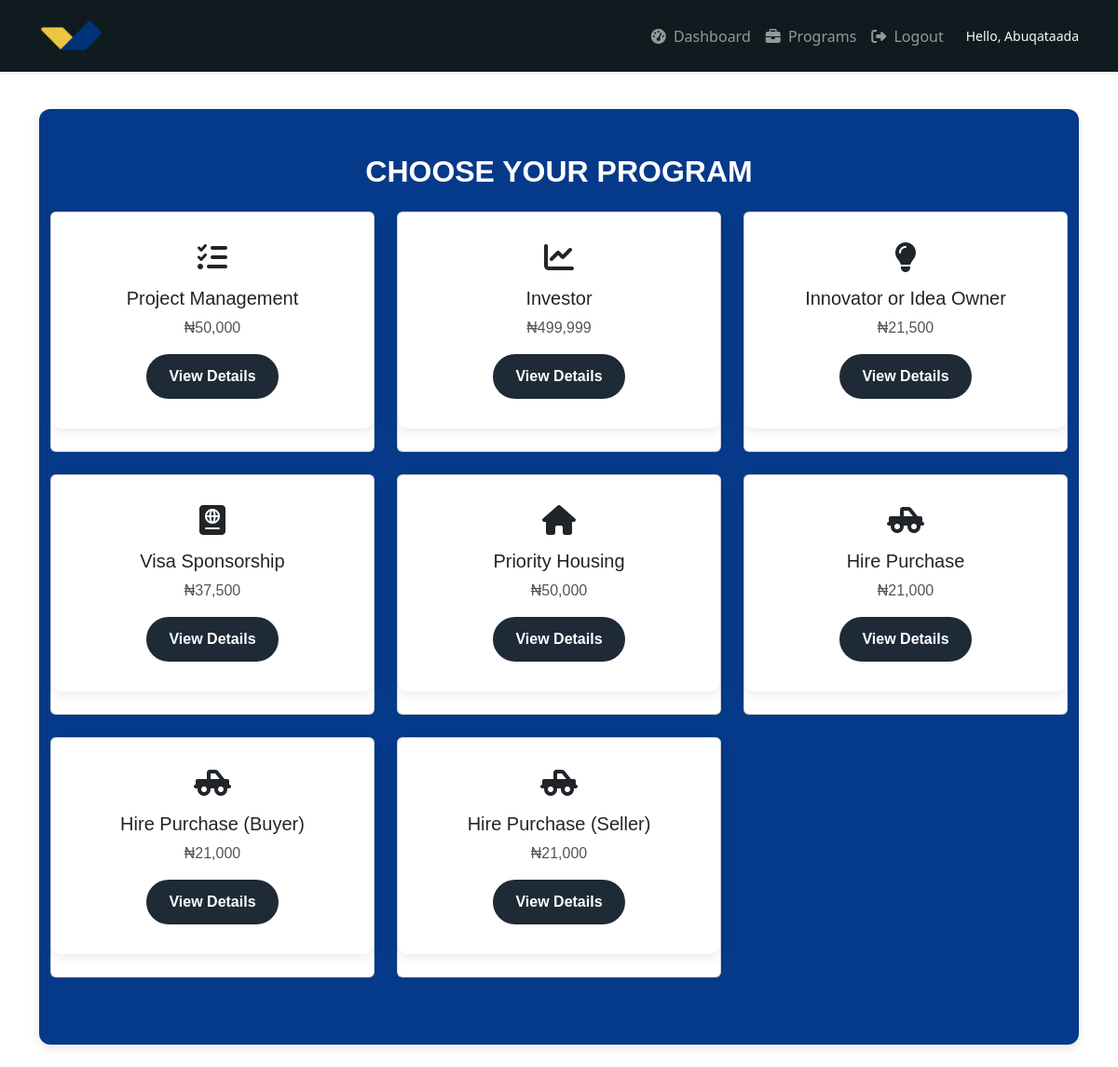
The app's page /choose-program (signed in) with its own data.
### app.py (models this page shows, shortened)
class User(db.Model, UserMixin):
    id = db.Column(db.Integer, primary_key=True)
    username = db.Column(db.String(150), nullable=False)
    first_name = db.Column(db.String(150), nullable=False)
    last_name = db.Column(db.String(150), nullable=False)
    town = db.Column(db.String(150), nullable=True)
    country = db.Column(db.String(150), nullable=True)
    phone = db.Column(db.String(150), nullable=True)
    email = db.Column(db.String(150), unique=True, nullable=False)
    password_hash = db.Column(db.String(200), nullable=False)
    is_admin = db.Column(db.Boolean, default=False)
    subscriptions = db.relationship('Subscription', backref='user', lazy=True)
    profile_picture = db.Column(db.String(200), nullable=True)

class Program(db.Model):
    id = db.Column(db.Integer, primary_key=True)
    name = db.Column(db.String(100), nullable=False)
    slug = db.Column(db.String(100), unique=True, nullable=False)
    price = db.Column(db.Float, nullable=False)
    icon = db.Column(db.String(50))
    subscriptions = db.relationship('Subscription', backref='program', lazy=True)

### app.py (the view)
@app.route('/choose-program')
@login_required
def choose_program():
    programs = Program.query.all()
    return render_template('choose_program.html', programs=programs)

### app.py (called while the page is built)
@login_manager.user_loader
def load_user(user_id):
    return User.query.get(int(user_id))

### templates/choose_program.html
{% extends "dashboard_base.html" %}
{% block content %}
<div class="container py-5">
  <h3 class="mb-4 ch-header">CHOOSE YOUR PROGRAM</h3>
  <div class="row">
    {% for program in programs %}
    <div class="col-md-4 mb-4">
      <div class="card h-100 text-center">
        <div class="card-body">
          <i class="{{ program.icon }} fa-2x mb-3"></i>
          <h5 class="card-title">{{ program.name }}</h5>
          <p>₦{{ "{:,.0f}".format(program.price) }}</p>
          <a href="{{ url_for('program_detail', slug=program.slug) }}" class="btn btn-primary">View Details</a>
        </div>
      </div>
    </div>
    {% endfor %}
  </div>
</div>
{% endblock %}

### templates/dashboard_navbar.html (shortened to what this page needs)
<nav class="navbar navbar-expand-lg navbar-dark py-3 sticky-top shadow-sm">
  <div class="container">
    <a class="navbar-brand fw-bold" href="{{ url_for('dashboard') }}">
      <img src="{{ url_for('static', filename='images/logo.png') }}" alt="DP" style="max-height: 35px;">
    </a>
    <div class="collapse navbar-collapse" id="dashboardNavbar">
      <ul class="navbar-nav ms-auto">
        <li class="nav-item">
          <a class="nav-link" href="{{ url_for('dashboard') }}">
            <i class="fas fa-tachometer-alt me-1"></i> Dashboard
          </a>
        </li>
        <li class="nav-item">
          <a class="nav-link" href="{{ url_for('choose_program') }}">
            <i class="fas fa-briefcase me-1"></i> Programs
          </a>
        </li>
        <li class="nav-item">
          <a class="nav-link" href="{{ url_for('logout') }}">
            <i class="fas fa-sign-out-alt me-1"></i> Logout
          </a>
        </li>
      </ul>
      <span class="navbar-text ms-lg-3 text-light small">
        Hello, {{ current_user.username }}
      </span>
    </div>
  </div>
</nav>

### static/css/dashboard.css (style rules this page uses)
.navbar, .sticky-top, .modal-header { background-color: rgb(16, 27, 32); }
.ch-header { font-family: 'Poppins', sans-serif; font-size: 2rem; font-weight: 700; text-align: center; margin-bottom: 1.5rem; color: #ffffff; }
.small { font-size: 0.875rem; color: #ffffff; }
.py-5 { justify-content: center; text-align: center; color: #333; font-family: 'Poppins', sans-serif; font-size: 1rem; line-height: 1.6; background: #053a8a; border-radius: 12px; box-shadow: 0 4px 12px rgba(0,0,0,0.1); }
.card-body { background: #ffffff; padding: 2rem; margin-bottom: 1.5rem; border-radius: 12px; border: none; box-shadow: 0 4px 12px rgba(0,0,0,0.08); transition: transform 0.3s ease, box-shadow 0.3s ease; }
.card-body p { font-size: 1rem; color: #555; margin-bottom: 1rem; line-height: 1.5; }
.card-body .btn { padding: 0.75rem 1.5rem; border-radius: 50px; font-weight: 600; transition: background 0.3s ease; }
.card-body .btn-primary { background: #1e2a36; border: none; }

### records on screen
User: username "Abuqataada"
Program: name "Project Management", price "50,000"
Program: name "Investor", price "499,999"
Program: name "Innovator or Idea Owner", price "21,500"
Program: name "Visa Sponsorship", price "37,500"
Program: name "Priority Housing", price "50,000"
Program: name "Hire Purchase", price "21,000"
Program: name "Hire Purchase (Buyer)", price "21,000"
Program: name "Hire Purchase (Seller)", price "21,000"
